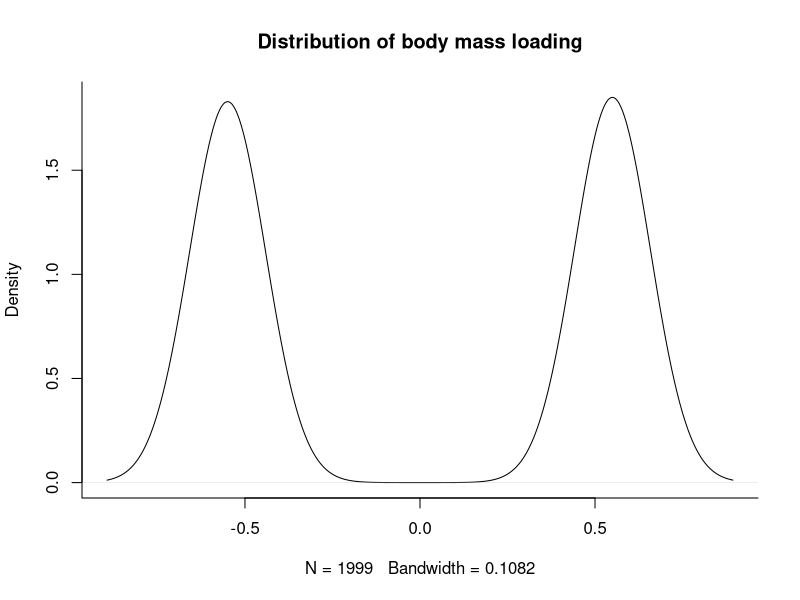
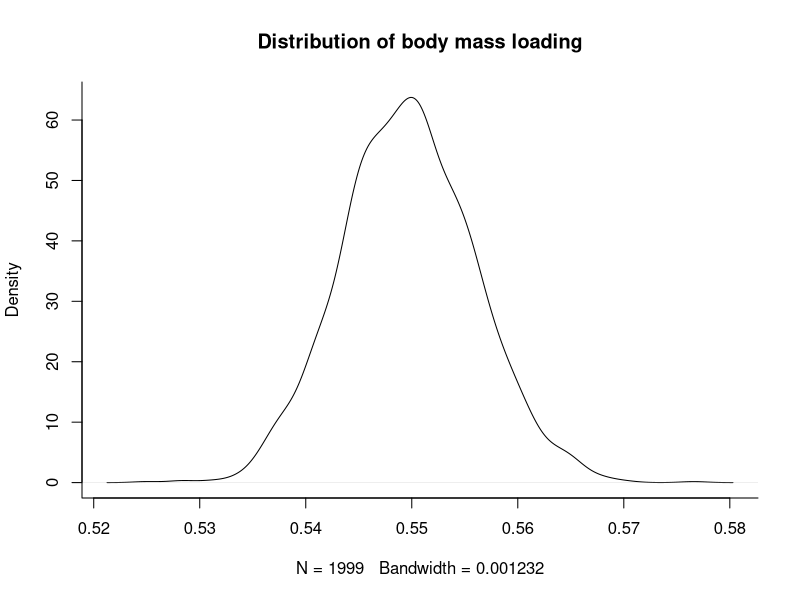

R code for these plots, in order:


library(palmerpenguins)
library(tidyverse)
library(scales)
library(boot)

penguins2 <- drop_na(penguins) %>%
  mutate(row_id = 1:n())

pc_boot <- function(d, w){
  m1 <- d[w, ] %>%
    select(bill_length_mm, bill_depth_mm, flipper_length_mm, body_mass_g) 
  
  pc1 <- prcomp(m1, scale = TRUE)
  
  return(pc1$rotation["body_mass_g", 1])
  
}

pc_boot(penguins2, 1:nrow(penguins2))

b <- boot(penguins2, pc_boot, R = 1999)

plot(density(b$t), bty = "l", main = "Distribution of body mass loading")

boot.ci(b)



# with direction check
pc_boot2 <- function(d, w, check_direction = TRUE){
  m1 <- d[w, ] %>%
    select(bill_length_mm, bill_depth_mm, flipper_length_mm, body_mass_g) 
  
  pc1 <- prcomp(m1, scale = TRUE)
  
  if(check_direction & pc1$rotation["body_mass_g", 1] < 0){
    pc1$rotation[ , 1] <-  -pc1$rotation[ , 1]    
  }

  return(pc1$rotation["body_mass_g", 1])
  
}


b2 <- boot(penguins2, pc_boot2, R = 1999)

plot(density(b2$t), bty = "l", main = "Distribution of body mass loading")

boot.ci(b2)
